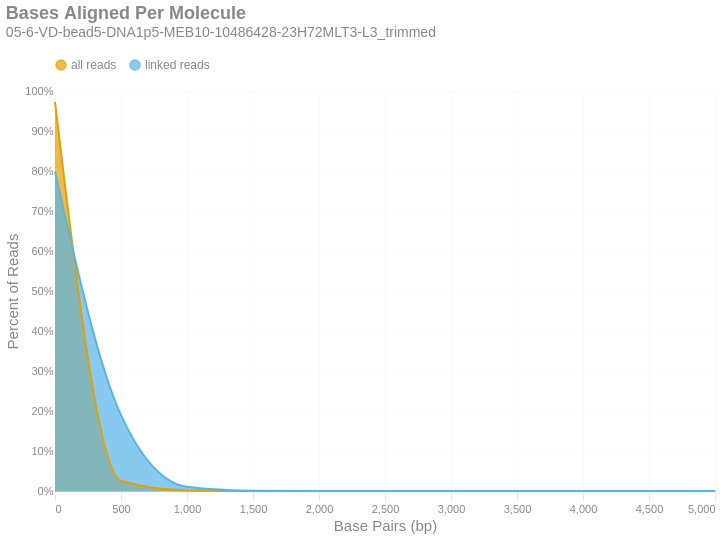

The notebook cell this image was saved under:
### Markdown cell above
### Bases Aligned Per Molecule
This is a frequency distribution showing the number of base pairs aligned per unique molecule. These data are shown in 500 bp bins. There are two distributions: one with `all reads` (yellow) and another with only `linked reads` (blue). The percent of molecules in the `linked reads` distribution is relative to the total number of linked molecules.

### Code cell
if SKIPLR:
    print_html(f"Skipped")
else:
    binned_df = consolidated_hist(valids['aligned_bp'], mask, 500, True)
    with SafeRender(binned_df):
        (
            density_plot(binned_df, 'Bases Aligned Per Molecule', samplename, 'basesper')
            .encode(
                x=alt.X('bin:Q', title="Base Pairs (bp)").axis(tickMinStep=500),
                y=alt.Y('value:Q', title='Percent of Reads')
                    .axis(format='%')
                    .scale(domain = [0,1])
                    .stack(False),
                color=alt.Color("key:N").scale(domain = ["all reads", "linked reads"]),
                tooltip = [
                    alt.Tooltip("key:N", title = "Data Type"),
                    alt.Tooltip("range_label:N", title="Based Aligned Per Molecule"),
                    alt.Tooltip("value:Q", format = ".2%", title="% Molecules")
                ]
            )
        ).display()

### Figure 1 — Vega-Lite specification as saved in the notebook (floating-point values rounded to 4 significant figures)
{"width": "container", "height": 400, "config": {"title": {"anchor": "start", "dy": -15, "fontSize": 18, "color": "#888888", "subtitleColor": "#888888", "subtitleFontSize": 14}, "arc": {"fill": "#0072B2"}, "axis": {"domainColor": "#888888", "domainWidth": 0.5, "gridWidth": 0.2, "grid": false, "titleFontWeight": 400, "titleFontSize": 15, "labelFontSize": 11, "labelColor": "#888888", "tickColor": "#888888", "tickWidth": 0.2, "titleColor": "#888888"}, "axisBand": {"grid": false}, "axisX": {"grid": true, "tickSize": 10, "domainCap": "round"}, "axisY": {"domain": false, "grid": true, "tickSize": 0, "domainCap": "round"}, "background": "transparent", "header": {"labelFontSize": 15, "labelColor": "#888888", "titleFontSize": 15, "titleFontWeight": 600, "titleColor": "#888888"}, "legend": {"labelFont": "sans-serif", "labelFontSize": 12, "labelColor": "#888888", "symbolSize": 100, "symbolType": "circle", "titleFontSize": 12, "titlePadding": 10, "titleColor": "#888888", "title": null, "orient": "top"}, "range": {"category": ["#E69F00", "#56B4E9", "#009E73", "#F0E442", "#0072B2", "#D55E00", "#CC79A7", "#000000"], "diverging": ["#cfe8f3", "#a2d4ec", "#73bfe2", "#46abdb", "#1696d2", "#12719e"]}, "area": {"fill": "#0072B2", "fillOpacity": 0.7, "line": true, "strokeOpacity": 0.7}, "line": {"color": "#0072B2", "stroke": "#0072B2", "strokeWidth": 2}, "trail": {"color": "#0072B2", "stroke": "#0072B2", "strokeWidth": 0, "size": 1}, "point": {"filled": true}, "text": {"color": "#888888", "fontSize": 11, "align": "right", "fontWeight": 400, "size": 11}, "bar": {"fill": "#0072B2", "stroke": null}, "view": {"stroke": null, "continuousWidth": 660, "continuousHeight": 400}}, "data": {"name": "data-aaaa870b60f98433a15b73c6b975b0f8"}, "mark": {"type": "area", "interpolate": "monotone"}, "encoding": {"color": {"field": "key", "scale": {"domain": ["all reads", "linked reads"]}, "type": "nominal"}, "tooltip": [{"field": "key", "title": "Data Type", "type": "nominal"}, {"field": "range_label", "title": "Based Aligned Per Molecule", "type": "nominal"}, {"field": "value", "format": ".2%", "title": "% Molecules", "type": "quantitative"}], "x": {"axis": {"tickMinStep": 500}, "field": "bin", "title": "Base Pairs (bp)", "type": "quantitative"}, "y": {"axis": {"format": "%"}, "field": "value", "scale": {"domain": [0, 1]}, "stack": false, "title": "Percent of Reads", "type": "quantitative"}}, "params": [{"name": "param_c36ac31b6afebe62", "select": {"type": "point", "fields": ["key"]}, "bind": "legend"}], "title": {"text": "Bases Aligned Per Molecule", "subtitle": "05-6-VD-bead5-DNA1p5-MEB10-10486428-23H72MLT3-L3_trimmed"}, "transform": [{"fold": ["all reads", "linked reads"]}, {"filter": {"param": "param_c36ac31b6afebe62"}}], "usermeta": {"embedOptions": {"downloadFileName": "05-6-VD-bead5-DNA1p5-MEB10-10486428-23H72MLT3-L3_trimmed.basesper"}}, "$schema": "https://vega.github.io/schema/vega-lite/v6.4.1.json", "datasets": {"data-aaaa870b60f98433a15b73c6b975b0f8": [{"bin": "0", "interval": "0-500", "all reads": 0.9727, "linked reads": 0.7986, "range_label": "0-499"}, {"bin": "500", "interval": "500-1000", "all reads": 0.02573, "linked reads": 0.1897, "range_label": "500-999"}, {"bin": "1000", "interval": "1000-1500", "all reads": 0.001466, "linked reads": 0.01087, "range_label": "1000-1499"}, {"bin": "1500", "interval": "1500-2000", "all reads": 0.0001063, "linked reads": 0.0007899, "range_label": "1500-1999"}, {"bin": "2000", "interval": "2000-2500", "all reads": 9.089e-06, "linked reads": 6.771e-05, "range_label": "2000-2499"}, {"bin": "2500", "interval": "2500-3000", "all reads": 7.574e-07, "linked reads": 5.642e-06, "range_label": "2500-2999"}, {"bin": "3000", "interval": "3000-3500", "all reads": 1.377e-07, "linked reads": 1.026e-06, "range_label": "3000-3499"}, {"bin": "3500", "interval": "3500-4000", "all reads": 6.885e-08, "linked reads": 5.129e-07, "range_label": "3500-3999"}, {"bin": "4000", "interval": "4000-4500", "all reads": 6.885e-08, "linked reads": 5.129e-07, "range_label": "4000-4499"}, {"bin": "4500", "interval": "4500-5000", "all reads": 0.0, "linked reads": 0.0, "range_label": "4500-4999"}, {"bin": "5000", "interval": "5000-5500", "all reads": 0.0, "linked reads": 0.0, "range_label": "5000-5499"}]}}
